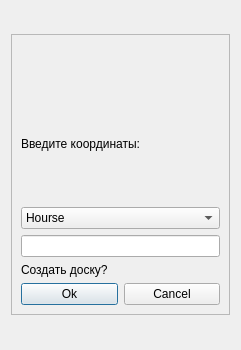
<?xml version="1.0" encoding="UTF-8"?>
<ui version="4.0">
 <class>Dialog</class>
 <widget class="QDialog" name="Dialog">
  <property name="geometry">
   <rect>
    <x>0</x>
    <y>0</y>
    <width>241</width>
    <height>350</height>
   </rect>
  </property>
  <property name="windowTitle">
   <string>Шахматы :: ввод</string>
  </property>
  <layout class="QHBoxLayout" name="horizontalLayout">
   <item>
    <widget class="QFrame" name="frame">
     <property name="enabled">
      <bool>true</bool>
     </property>
     <property name="maximumSize">
      <size>
       <width>381</width>
       <height>281</height>
      </size>
     </property>
     <property name="frameShape">
      <enum>QFrame::StyledPanel</enum>
     </property>
     <property name="frameShadow">
      <enum>QFrame::Raised</enum>
     </property>
     <layout class="QVBoxLayout" name="verticalLayout">
      <item>
       <widget class="QLabel" name="label">
        <property name="minimumSize">
         <size>
          <width>0</width>
          <height>199</height>
         </size>
        </property>
        <property name="text">
         <string>Введите координаты:</string>
        </property>
       </widget>
      </item>
      <item>
       <widget class="QComboBox" name="comboBox_Piece">
        <item>
         <property name="text">
          <string>Hourse</string>
         </property>
        </item>
        <item>
         <property name="text">
          <string>Vizir</string>
         </property>
        </item>
       </widget>
      </item>
      <item>
       <widget class="QLineEdit" name="line_coords"/>
      </item>
      <item>
       <widget class="QLabel" name="label_2">
        <property name="text">
         <string>Создать доску?</string>
        </property>
       </widget>
      </item>
      <item>
       <layout class="QHBoxLayout" name="horizontalLayout_2">
        <item>
         <widget class="QPushButton" name="pushButton">
          <property name="text">
           <string>Ok</string>
          </property>
         </widget>
        </item>
        <item>
         <widget class="QPushButton" name="pushButton_2">
          <property name="text">
           <string>Cancel</string>
          </property>
         </widget>
        </item>
       </layout>
      </item>
     </layout>
    </widget>
   </item>
  </layout>
 </widget>
 <resources/>
 <connections/>
</ui>
